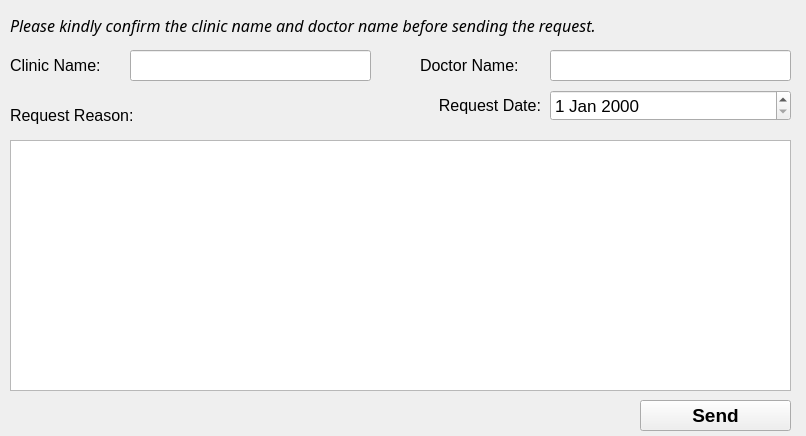
<?xml version="1.0" encoding="UTF-8"?>
<ui version="4.0">
 <class>Request_Form</class>
 <widget class="QWidget" name="Request_Form">
  <property name="geometry">
   <rect>
    <x>0</x>
    <y>0</y>
    <width>806</width>
    <height>436</height>
   </rect>
  </property>
  <property name="windowTitle">
   <string>Form</string>
  </property>
  <widget class="QLabel" name="doctorname_label">
   <property name="geometry">
    <rect>
     <x>420</x>
     <y>50</y>
     <width>121</width>
     <height>31</height>
    </rect>
   </property>
   <property name="font">
    <font>
     <pointsize>12</pointsize>
    </font>
   </property>
   <property name="text">
    <string>Doctor Name:</string>
   </property>
  </widget>
  <widget class="QLineEdit" name="doctorname_entry">
   <property name="geometry">
    <rect>
     <x>550</x>
     <y>50</y>
     <width>241</width>
     <height>31</height>
    </rect>
   </property>
   <property name="font">
    <font>
     <pointsize>12</pointsize>
    </font>
   </property>
   <property name="readOnly">
    <bool>true</bool>
   </property>
  </widget>
  <widget class="QLineEdit" name="clinicname_entry">
   <property name="geometry">
    <rect>
     <x>130</x>
     <y>50</y>
     <width>241</width>
     <height>31</height>
    </rect>
   </property>
   <property name="font">
    <font>
     <pointsize>12</pointsize>
    </font>
   </property>
   <property name="readOnly">
    <bool>true</bool>
   </property>
  </widget>
  <widget class="QLabel" name="clinicname_label">
   <property name="geometry">
    <rect>
     <x>10</x>
     <y>50</y>
     <width>121</width>
     <height>31</height>
    </rect>
   </property>
   <property name="font">
    <font>
     <pointsize>12</pointsize>
    </font>
   </property>
   <property name="text">
    <string>Clinic Name:</string>
   </property>
  </widget>
  <widget class="QLabel" name="confirm_label">
   <property name="geometry">
    <rect>
     <x>10</x>
     <y>10</y>
     <width>761</width>
     <height>31</height>
    </rect>
   </property>
   <property name="font">
    <font>
     <family>Rockwell</family>
     <pointsize>12</pointsize>
     <weight>50</weight>
     <italic>true</italic>
     <bold>false</bold>
    </font>
   </property>
   <property name="text">
    <string>Please kindly confirm the clinic name and doctor name before sending the request.</string>
   </property>
  </widget>
  <widget class="QLabel" name="requestreason_label">
   <property name="geometry">
    <rect>
     <x>10</x>
     <y>100</y>
     <width>161</width>
     <height>31</height>
    </rect>
   </property>
   <property name="font">
    <font>
     <pointsize>12</pointsize>
    </font>
   </property>
   <property name="text">
    <string>Request Reason:</string>
   </property>
  </widget>
  <widget class="QTextEdit" name="requestreason_edit">
   <property name="geometry">
    <rect>
     <x>10</x>
     <y>140</y>
     <width>781</width>
     <height>251</height>
    </rect>
   </property>
  </widget>
  <widget class="QPushButton" name="sendrequest_button">
   <property name="geometry">
    <rect>
     <x>640</x>
     <y>400</y>
     <width>151</width>
     <height>31</height>
    </rect>
   </property>
   <property name="font">
    <font>
     <family>Segoe UI</family>
     <pointsize>14</pointsize>
     <weight>75</weight>
     <bold>true</bold>
    </font>
   </property>
   <property name="text">
    <string>Send</string>
   </property>
  </widget>
  <widget class="QDateEdit" name="Request_dateEdit">
   <property name="geometry">
    <rect>
     <x>550</x>
     <y>90</y>
     <width>241</width>
     <height>31</height>
    </rect>
   </property>
   <property name="font">
    <font>
     <pointsize>13</pointsize>
    </font>
   </property>
  </widget>
  <widget class="QLabel" name="Request_date_Label">
   <property name="geometry">
    <rect>
     <x>410</x>
     <y>90</y>
     <width>131</width>
     <height>31</height>
    </rect>
   </property>
   <property name="font">
    <font>
     <pointsize>12</pointsize>
    </font>
   </property>
   <property name="text">
    <string>Request Date:</string>
   </property>
   <property name="alignment">
    <set>Qt::AlignRight|Qt::AlignTrailing|Qt::AlignVCenter</set>
   </property>
  </widget>
 </widget>
 <resources/>
 <connections/>
</ui>
